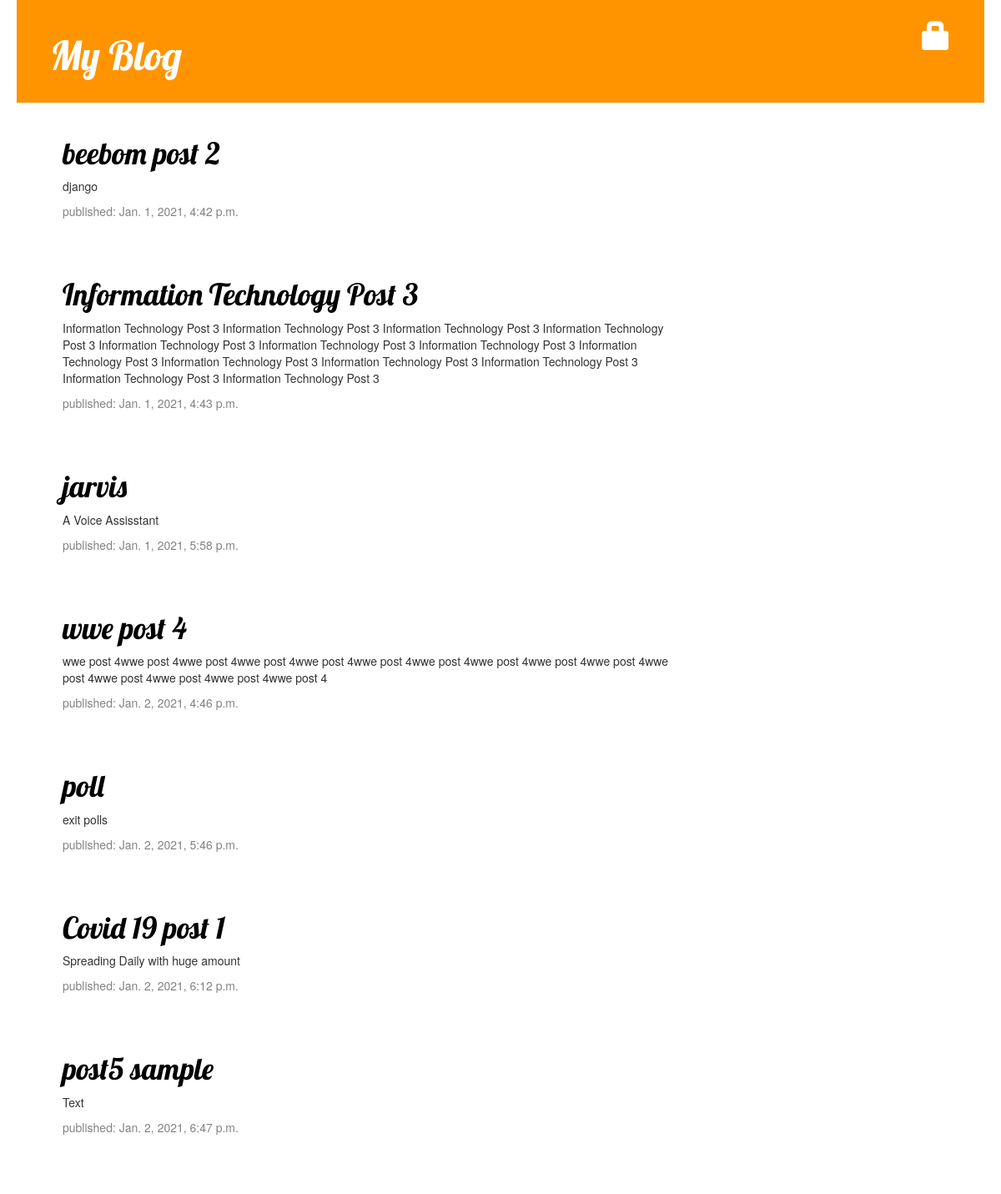
The page / on the database its author committed.
### blog/models.py (models this page shows, shortened)
class Post(models.Model):
    author = models.ForeignKey('auth.User', on_delete=models.CASCADE)
    title = models.CharField(max_length=200)
    text = models.TextField()
    created_date = models.DateTimeField(
            default=timezone.now)
    published_date = models.DateTimeField(
            blank=True, null=True)

### blog/views.py (the view)
# urls.py: path('', views.post_list, name='post_list'),
def post_list(request):
	posts = Post.objects.filter(published_date__lte=timezone.now()).order_by('published_date')
	return render(request, 'blog/post_list.html',{'posts':posts})

### blog/templates/blog/post_list.html
{% extends 'blog/base.html' %}
{% block content %}
{% for post in posts %}
                <div class="post">
                    <h1><a href="{% url 'post_detail' pk=post.pk %}">{{ post.title }}</a></h1>
                    <p>{{ post.text|linebreaksbr }}</p>
                     <div class="date">
                        <p>published: {{ post.published_date }}</p>
                    </div>
                </div>
 {% endfor %}
 {% endblock %}

### blog/templates/blog/base.html (shortened to what this page needs)
{% load static %}
<!DOCTYPE html>
<html>
<head>
	<link rel="stylesheet" href="//maxcdn.bootstrapcdn.com/bootstrap/3.2.0/css/bootstrap.min.css">
	<link rel="stylesheet" href="//maxcdn.bootstrapcdn.com/bootstrap/3.2.0/css/bootstrap-theme.min.css">
	<link rel="stylesheet" href="{% static 'css/blog.css' %}">
</head>
<body>
    <div class="page-header">
        {% if user.is_authenticated %}
    <a href="{% url 'post_new' %}" class="top-menu"><span class="glyphicon glyphicon-plus"></span></a>
    <a href="{% url 'post_draft_list' %}" class="top-menu"><span class="glyphicon glyphicon-edit"></span></a>
      <p class="top-menu">Hello {{ user.username }} <small>(<a href="{% url 'logout' %}">Log out</a>)</small></p>
        {% else %}
        <a href="{% url 'login' %}" class="top-menu"><span class="glyphicon glyphicon-lock"></span></a>
    {% endif %}
        <h1><a href="/">My Blog</a></h1>
    </div>
    <div class="content container">
        <div class="row">
            <div class="col-md-8">
            {% block content %}{% endblock %}
            </div>
        </div>
    </div>
</body>
</html>

### blog/static/css/blog.css (style rules this page uses)
h1 a { color: #FCA205; font-family: 'Lobster'; }
body { padding-left: 20px; padding-right: 20px; }
.page-header { background-color: #ff9400; margin-top: 0; padding: 20px 20px 20px 40px; }
.page-header h1, .page-header h1 a, .page-header h1 a:visited, .page-header h1 a:active { color: #ffffff; font-size: 36pt; text-decoration: none; }
.content { margin-left: 40px; }
h1, h2, h3, h4 { font-family: 'Lobster', cursive; }
.date { color: #828282; }
.top-menu, .top-menu:hover, .top-menu:visited { color: #ffffff; float: right; font-size: 26pt; margin-right: 20px; }
.post { margin-bottom: 70px; }
.post h1 a, .post h1 a:visited { color: #000000; }

### rows shown on the page
Post: title "beebom post 2", text "django", published_date "Jan. 1, 2021, 4:42 p.m."
Post: title "Information Technology Post 3", text "Information Technology Post 3 Information Technology Post 3 Information Technology Post 3 Information Technology Post 3 Information Technology Post 3 Information Technology Post 3 Information Technology Post 3 Information Technology Post 3 Information Technology Post 3 Information Technology Post 3 Information Technology Post 3 Information Technology Post 3 Information Technology Post 3", published_date "Jan. 1, 2021, 4:43 p.m."
Post: title "jarvis", text "A Voice Assisstant", published_date "Jan. 1, 2021, 5:58 p.m."
Post: title "wwe post 4", text "wwe post 4wwe post 4wwe post 4wwe post 4wwe post 4wwe post 4wwe post 4wwe post 4wwe post 4wwe post 4wwe post 4wwe post 4wwe post 4wwe post 4wwe post 4", published_date "Jan. 2, 2021, 4:46 p.m."
Post: title "poll", text "exit polls", published_date "Jan. 2, 2021, 5:46 p.m."
Post: title "Covid 19 post 1", text "Spreading Daily with huge amount", published_date "Jan. 2, 2021, 6:12 p.m."
Post: title "post5 sample", text "Text", published_date "Jan. 2, 2021, 6:47 p.m."
